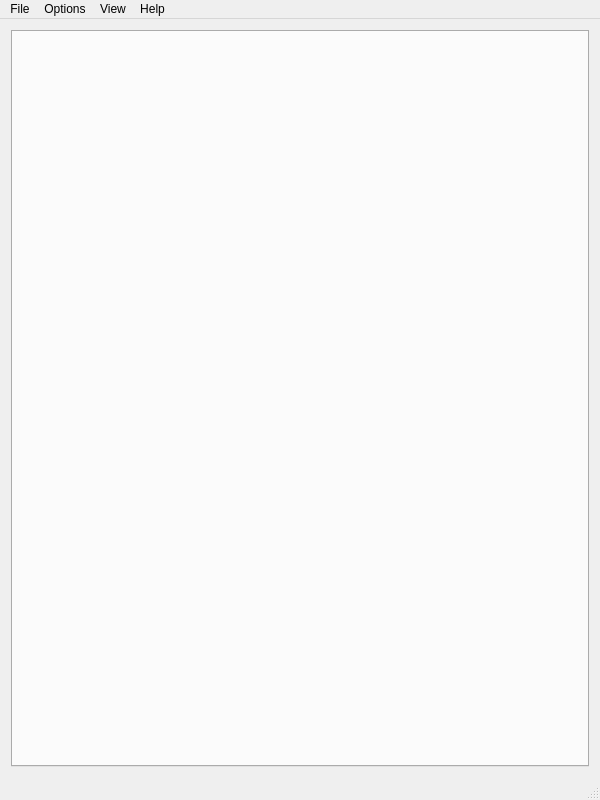
<?xml version="1.0" encoding="UTF-8"?>
<ui version="4.0">
 <class>MainWindow</class>
 <widget class="QMainWindow" name="MainWindow">
  <property name="geometry">
   <rect>
    <x>0</x>
    <y>0</y>
    <width>600</width>
    <height>800</height>
   </rect>
  </property>
  <property name="sizePolicy">
   <sizepolicy hsizetype="MinimumExpanding" vsizetype="MinimumExpanding">
    <horstretch>0</horstretch>
    <verstretch>0</verstretch>
   </sizepolicy>
  </property>
  <property name="minimumSize">
   <size>
    <width>0</width>
    <height>0</height>
   </size>
  </property>
  <property name="windowTitle">
   <string>face recognition</string>
  </property>
  <widget class="QWidget" name="centralWidget">
   <layout class="QVBoxLayout" name="verticalLayout">
    <item>
     <widget class="QTabWidget" name="tabWidget">
      <property name="sizePolicy">
       <sizepolicy hsizetype="Minimum" vsizetype="Minimum">
        <horstretch>0</horstretch>
        <verstretch>0</verstretch>
       </sizepolicy>
      </property>
      <property name="currentIndex">
       <number>-1</number>
      </property>
      <property name="tabsClosable">
       <bool>false</bool>
      </property>
     </widget>
    </item>
   </layout>
  </widget>
  <widget class="QMenuBar" name="menuBar">
   <property name="geometry">
    <rect>
     <x>0</x>
     <y>0</y>
     <width>600</width>
     <height>18</height>
    </rect>
   </property>
   <widget class="QMenu" name="menuFile">
    <property name="title">
     <string>File</string>
    </property>
    <addaction name="actionQuit"/>
   </widget>
   <widget class="QMenu" name="menuHelp">
    <property name="title">
     <string>Help</string>
    </property>
    <addaction name="actionAbout"/>
   </widget>
   <widget class="QMenu" name="menuOptions">
    <property name="title">
     <string>Options</string>
    </property>
    <addaction name="actionSynchronizeStreams"/>
   </widget>
   <widget class="QMenu" name="menuView">
    <property name="title">
     <string>View</string>
    </property>
    <addaction name="actionFullScreen"/>
   </widget>
   <addaction name="menuFile"/>
   <addaction name="menuOptions"/>
   <addaction name="menuView"/>
   <addaction name="menuHelp"/>
  </widget>
  <widget class="QStatusBar" name="statusBar"/>
  <action name="actionAbout">
   <property name="text">
    <string>About</string>
   </property>
  </action>
  <action name="actionQuit">
   <property name="text">
    <string>Quit</string>
   </property>
  </action>
  <action name="actionSynchronizeStreams">
   <property name="checkable">
    <bool>true</bool>
   </property>
   <property name="text">
    <string>Synchronize streams</string>
   </property>
  </action>
  <action name="actionScaleToFitFrame">
   <property name="checkable">
    <bool>true</bool>
   </property>
   <property name="text">
    <string>Scale to fit frame</string>
   </property>
  </action>
  <action name="actionFullScreen">
   <property name="checkable">
    <bool>true</bool>
   </property>
   <property name="text">
    <string>Full Screen</string>
   </property>
  </action>
 </widget>
 <layoutdefault spacing="6" margin="11"/>
 <resources/>
 <connections/>
</ui>
